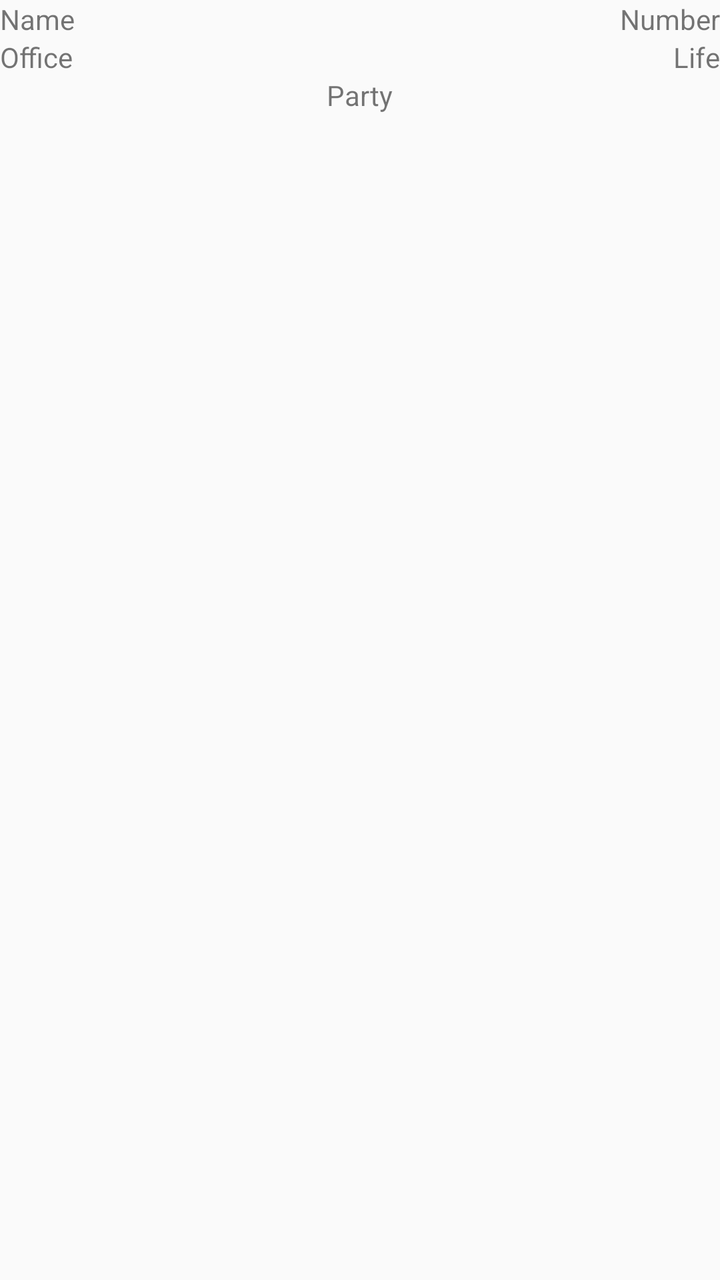
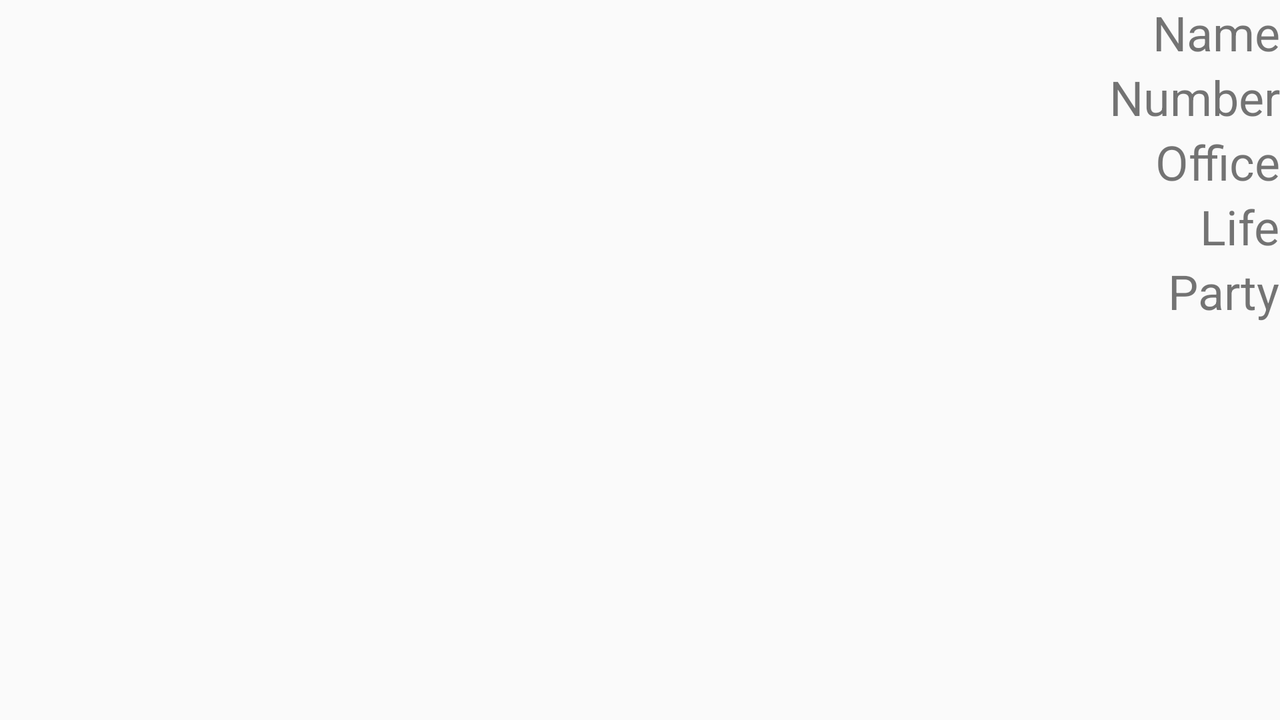

First picture: res/layout/ on a phone held upright. Second picture: the repository's own variant of that layout, on a device whose configuration matches the variant's folder. Source for both follows.
<!-- AndroidManifest.xml: application theme AppTheme -->
<!-- res/layout/president_pager_item.xml -->
<?xml version="1.0" encoding="utf-8"?>
<RelativeLayout xmlns:android="http://schemas.android.com/apk/res/android"
    xmlns:tools="http://schemas.android.com/tools"
    android:orientation="vertical"
    android:layout_width="match_parent"
    android:layout_height="match_parent">

    <ImageView
        android:id="@+id/image"
        android:layout_width="match_parent"
        android:layout_height="wrap_content"
        />
    <TextView
        android:id="@+id/name"
        android:layout_width="wrap_content"
        android:layout_height="wrap_content"
        android:layout_below="@id/image"
        tools:text="Name"/>
    <TextView
        android:id="@+id/number"
        android:layout_width="wrap_content"
        android:layout_height="wrap_content"
        android:layout_below="@id/image"
        android:layout_alignParentRight="true"
        tools:text="Number"/>
    <TextView
        android:id="@+id/office"
        android:layout_width="wrap_content"
        android:layout_height="wrap_content"
        android:layout_below="@id/name"
        tools:text="Office"/>
    <TextView
        android:id="@+id/life"
        android:layout_width="wrap_content"
        android:layout_height="wrap_content"
        android:layout_below="@id/number"
        android:layout_alignParentRight="true"
        tools:text="Life"/>
    <TextView
        android:id="@+id/party"
        android:layout_width="wrap_content"
        android:layout_height="wrap_content"
        android:layout_below="@id/life"
        android:layout_centerHorizontal="true"
        tools:text="Party"/>
</RelativeLayout>
<!-- resources referenced by this layout -->
<resources>
  <style name="AppTheme" parent="Theme.AppCompat.Light.DarkActionBar">
          
          <item name="colorPrimary">@color/colorPrimary</item>
          <item name="colorPrimaryDark">@color/colorPrimaryDark</item>
          <item name="colorAccent">@color/colorAccent</item>
      </style>
</resources>
<!-- res/layout-land/president_pager_item.xml (the repository's variant of the layout above) -->
<!-- drawn on the phone turned sideways -->
<?xml version="1.0" encoding="utf-8"?>
<RelativeLayout xmlns:android="http://schemas.android.com/apk/res/android"
    xmlns:tools="http://schemas.android.com/tools"
    android:orientation="vertical"
    android:layout_width="match_parent"
    android:layout_height="match_parent">

    <ImageView
        android:id="@+id/image"
        android:layout_width="wrap_content"
        android:layout_height="wrap_content"
        android:layout_alignParentLeft="true"
        />
    <TextView
        android:id="@+id/name"
        android:layout_width="wrap_content"
        android:layout_height="wrap_content"
        android:layout_alignParentRight="true"
        style = "@style/PresidentInfo"
        tools:text="Name"/>
    <TextView
        android:id="@+id/number"
        android:layout_width="wrap_content"
        android:layout_height="wrap_content"
        android:layout_below="@id/name"
        android:layout_alignParentRight="true"
        style = "@style/PresidentInfo"
        tools:text="Number"/>
    <TextView
        android:id="@+id/office"
        android:layout_width="wrap_content"
        android:layout_height="wrap_content"
        android:adjustViewBounds = "true"
        android:layout_below="@id/number"
        android:layout_alignParentRight="true"
        style = "@style/PresidentInfo"
        tools:text="Office"/>
    <TextView
        android:id="@+id/life"
        android:layout_width="wrap_content"
        android:layout_height="wrap_content"
        android:layout_below="@id/office"
        android:layout_alignParentRight="true"
        style = "@style/PresidentInfo"
        tools:text="Life"/>
    <TextView
        android:id="@+id/party"
        android:layout_width="wrap_content"
        android:layout_height="wrap_content"
        android:layout_below="@id/life"
        android:layout_alignParentRight="true"
        style = "@style/PresidentInfo"
        tools:text="Party"/>
</RelativeLayout>
<!-- resources referenced by the variant -->
<!-- as the phone turned sideways resolves them -->
<resources>
  <style name="PresidentInfo">
          <item name="android:textSize">24dp</item>
      </style>
  <style name="AppTheme" parent="Theme.AppCompat.Light.DarkActionBar">
          
          <item name="colorPrimary">@color/colorPrimary</item>
          <item name="colorPrimaryDark">@color/colorPrimaryDark</item>
          <item name="colorAccent">@color/colorAccent</item>
      </style>
</resources>
